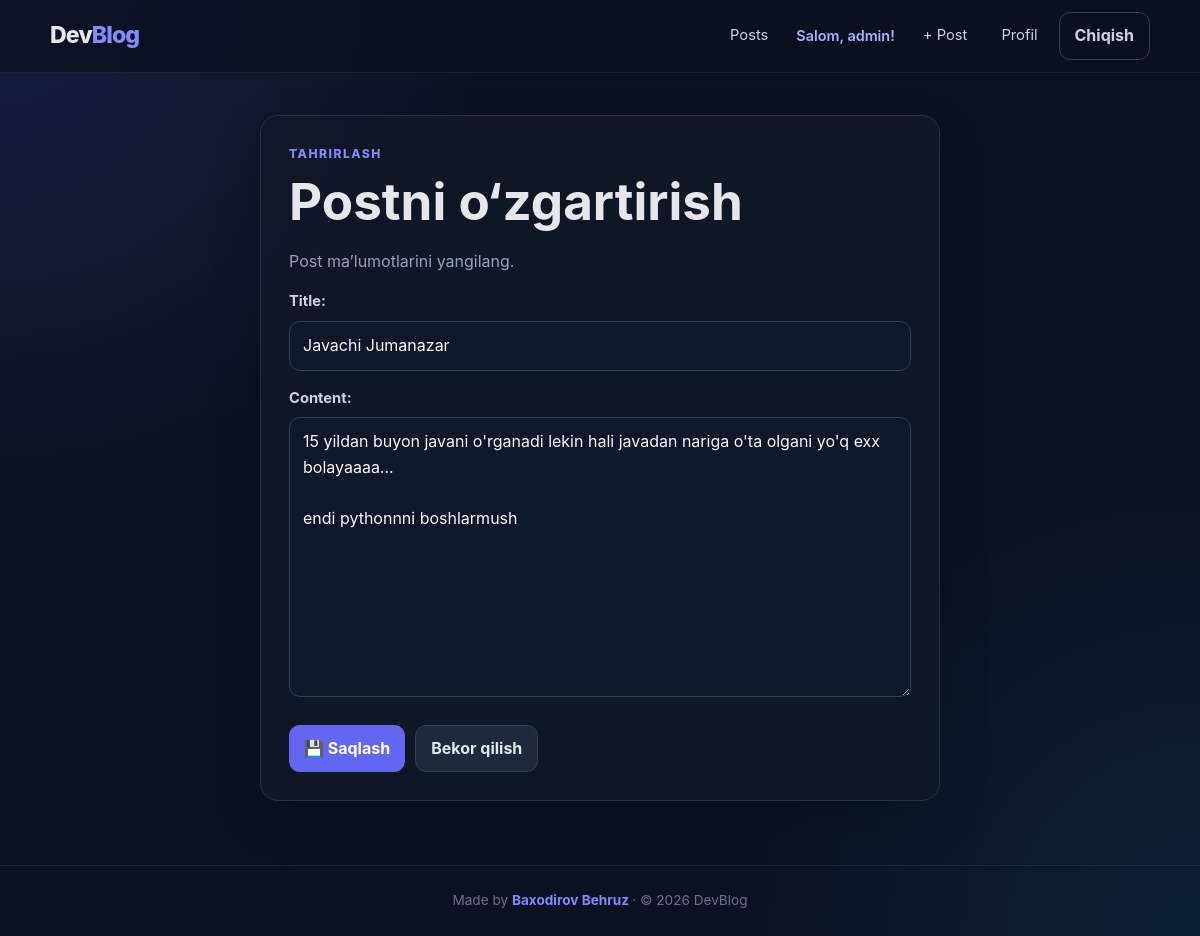
Page /posts/3/update/ (signed in) on the committed database.
### apps/accounts/models.py (models this page shows)
class CustomUser(AbstractUser):
    phone_number = models.CharField(max_length=12, null=True, blank=True)
    address = models.CharField(max_length=120, null=True, blank=True)
    avatar = models.ImageField(null=True, blank=True, upload_to="avatars/")
    bio = models.TextField(null=True, blank=True)
    website = models.URLField(null=True, blank=True)
    social_links = models.JSONField(null=True, blank=True)

### apps/posts/models.py (models this page shows, shortened)
class Post(models.Model):
    title = models.CharField(max_length=50)
    content = models.TextField()
    author = models.ForeignKey(to=settings.AUTH_USER_MODEL, on_delete=models.CASCADE)
    views_count = models.PositiveIntegerField(default=0)
    created_at = models.DateTimeField(auto_now_add=True)
    updated_at = models.DateTimeField(auto_now=True)

### apps/posts/views.py (the view, shortened to what this page needs)
class PostUpdateView(View):
    def get(self, request, pk):
        post = get_object_or_404(Post, pk=pk)
        if post.author == request.user:
            form = forms.PostCreateForm(instance=post)
            return render(
                request=request,
                template_name="posts/post_update.html",
                context = {"form":form}
            )
        else:
            return redirect("main_page")

### apps/posts/forms.py
class PostCreateForm(forms.ModelForm):
    class Meta:
        model = Post
        fields = ["title", "content"]

### templates/posts/post_update.html (shortened to what this page needs)
{% extends "base.html" %}
{% block content %}
<div class="card form-card">
    <div class="eyebrow">Tahrirlash</div>
    <h1>Postni o‘zgartirish</h1>
    <p class="muted">Post ma’lumotlarini yangilang.</p>
    <form method="post">
        {{ form.as_p }}
        <div class="form-actions">
            <button type="submit">💾 Saqlash</button>
            <a class="btn btn-secondary" href="{% url 'post_list' %}">Bekor qilish</a>
        </div>
    </form>
</div>
{% endblock %}

### templates/base.html (shortened to what this page needs)
<!DOCTYPE html>
<html lang="uz">
<head>
</head>
<body>
    <header class="navbar">
        <div class="container nav-inner">
            <a class="brand" href="{% url 'post_list' %}">
                Dev<span>Blog</span>
            </a>
            <nav class="nav-links" aria-label="Asosiy navigatsiya">
                <a class="nav-link" href="{% url 'post_list' %}">Posts</a>
                {% if request.user.is_authenticated %}
                    <span class="nav-user">Salom, {{ request.user.username }}!</span>
                    <a class="nav-link" href="{% url 'post_create' %}">+ Post</a>
                    <a class="nav-link" href="{% url 'profile' %}">Profil</a>
                    <form class="logout-form" method="post" action="{% url 'logout' %}">
                        <button class="btn btn-ghost" type="submit">Chiqish</button>
                    </form>
                {% else %}
                    <a class="nav-link" href="{% url 'login' %}">Kirish</a>
                    <a class="btn" href="{% url 'registration' %}">Ro‘yxatdan o‘tish</a>
                {% endif %}
            </nav>
        </div>
    </header>
    <main class="container main">
        {% block content %}{% endblock %}
    </main>
    <footer class="footer">
    <div class="container">
        Made by
        <a href="https://t.me/behruzbaxodirov"
           target="_blank"
           rel="noopener noreferrer"
           style="color: #818cf8; font-weight: 700;">
            Baxodirov Behruz
        </a>
        · © 2026 DevBlog
    </div>
</footer>
</body>
</html>

### templates/base.html (style rules this page uses)
:root { --bg: #0b1120; --surface: #111827; --surface-2: #172033; --border: #263247; --text: #e5e7eb; --muted: #94a3b8; --primary: #6366f1; --primary-hover: #818cf8; --danger: #ef4444; --success: #22c55e; }
* { box-sizing: border-box; }
html { scroll-behavior: smooth; }
body { margin: 0; min-height: 100vh; color: var(--text); background: radial-gradient(circle at top left, rgba(99,102,241,.16), transparent 30rem), radial-gradient(circle at bottom right, rgba(14,165,233,.10), transparent 28rem), var(--bg); font-family: Inter, ui-sans-serif, system-ui, -apple-system, BlinkMacSystemFont, "Segoe UI", sans-serif; line-height: 1.6; }
a { color: inherit; text-decoration: none; }
.container { width: min(1100px, calc(100% - 32px)); margin: 0 auto; }
.navbar { position: sticky; top: 0; z-index: 20; border-bottom: 1px solid rgba(148,163,184,.12); background: rgba(11,17,32,.86); backdrop-filter: blur(14px); }
.nav-inner { min-height: 72px; display: flex; align-items: center; justify-content: space-between; gap: 20px; }
.brand { font-size: 1.45rem; font-weight: 800; letter-spacing: -.04em; }
.brand span { color: #818cf8; }
.nav-links { display: flex; align-items: center; justify-content: flex-end; flex-wrap: wrap; gap: 8px; }
.nav-link { padding: 9px 13px; border-radius: 10px; color: #cbd5e1; font-size: .92rem; transition: .18s ease; }
.nav-user { color: #a5b4fc; font-size: .9rem; font-weight: 600; padding: 0 7px; }
.main { min-height: calc(100vh - 145px); padding: 42px 0 64px; }
.eyebrow { color: #818cf8; text-transform: uppercase; letter-spacing: .12em; font-size: .76rem; font-weight: 800; }
h1, h2, h3, h4 { line-height: 1.2; }
h1 { font-size: clamp(2rem, 5vw, 3.2rem); margin: 8px 0 10px; }
.muted { color: var(--muted); }
.card { background: rgba(17,24,39,.78); border: 1px solid var(--border); border-radius: 18px; box-shadow: 0 18px 50px rgba(0,0,0,.18); }
input, textarea, select { width: 100%; border: 1px solid #334155; border-radius: 11px; outline: none; background: #0f172a; color: #f8fafc; padding: 11px 13px; font: inherit; transition: .18s ease; }
textarea { min-height: 150px; resize: vertical; }
button, .btn { display: inline-flex; align-items: center; justify-content: center; gap: 7px; border: 0; border-radius: 11px; padding: 10px 15px; color: white; background: var(--primary); font: inherit; font-weight: 700; cursor: pointer; transition: .18s ease; }
.btn-secondary { background: #1e293b; border: 1px solid #334155; color: #e2e8f0; }
.btn-ghost { background: transparent; color: #cbd5e1; border: 1px solid #334155; }
.form-card { width: min(680px, 100%); margin: 0 auto; padding: 28px; }
.form-card form p { margin: 0 0 16px; }
.form-card label { display: block; margin-bottom: 7px; color: #cbd5e1; font-size: .92rem; font-weight: 650; }
.form-actions { display: flex; flex-wrap: wrap; gap: 10px; margin-top: 20px; }
.footer { border-top: 1px solid rgba(148,163,184,.12); color: #64748b; padding: 24px 0; text-align: center; font-size: .85rem; }
.logout-form { display: inline; }

### rows in the picture
CustomUser: user.username "admin"
Post: title "Javachi Jumanazar", content "15 yildan buyon javani o'rganadi lekin hali javadan nariga o'ta olgani yo'q exx bolayaaaa... endi pythonnni boshlarmush"
